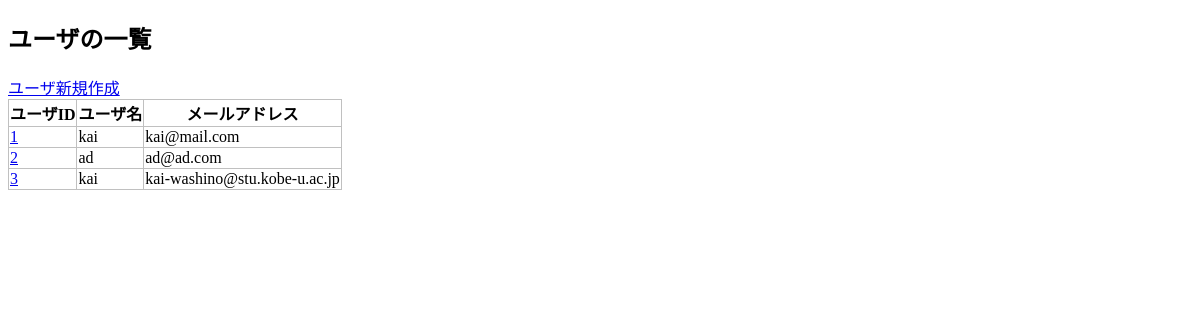
The app's page /crud/users (signed in), older data.
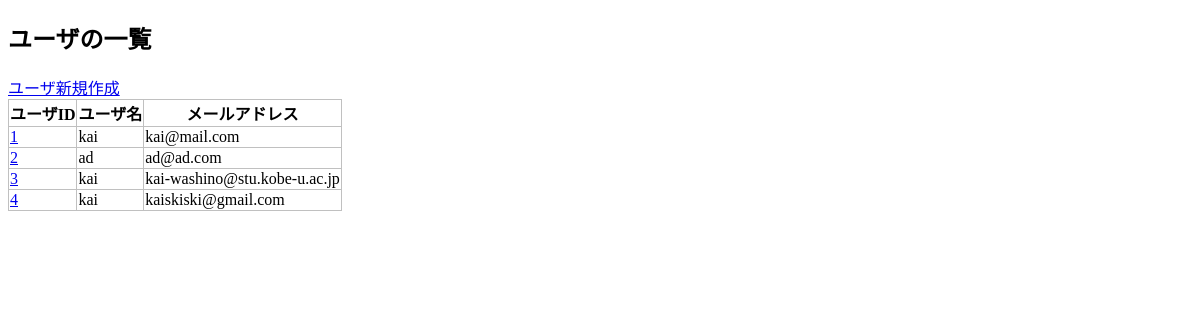
The same page, newer data.
### apps/crud/models.py (models this page shows, shortened)
class User(db.Model, UserMixin):
    __tablename__ = "users"
    id = db.Column(db.Integer, primary_key=True)
    username = db.Column(db.String, index=True)
    email = db.Column(db.String, unique=True, index=True)
    password_hash = db.Column(db.String)
    created_at = db.Column(db.DateTime, default=datetime.now)
    updated_at = db.Column(db.DateTime, default=datetime.now, onupdate=datetime.now)
    user_images = db.relationship(
        "UserImage", backref="user", order_by="desc(UserImage.id)"
    )
    @property
    def password(self):
        raise AttributeError("読み取り不可")

### apps/crud/views.py (the view)
@crud.route("/users")
@login_required
def users():
    users = User.query.all()
    return render_template("crud/index.html", users=users)

### apps/crud/models.py (called while the page is built)
@login_manager.user_loader
def load_user(user_id):
    return User.query.get(user_id)

### apps/crud/templates/crud/index.html (shortened to what this page needs)
{% extends "crud/base.html" %}
{% block content %}
<h2>ユーザの一覧</h2>
<a href="{{ url_for('crud.create_user')}}">ユーザ新規作成</a>
<table>
    <tr>
        <th>ユーザID</th>
        <th>ユーザ名</th>
        <th>メールアドレス</th>
    </tr>
    {% for user in users %}
    <tr>
        <td>
            <a href="{{ url_for('crud.edit_user', user_id=user.id)}}">{{ user.id }}</a>
        </td>
        <td>{{ user.username }}</td>
        <td>{{ user.email }}</td>
    </tr>
    {% endfor %}
</table>
{% endblock %}

### apps/crud/templates/crud/base.html (shortened to what this page needs)
<!DOCTYPE html>
<html lang="ja">
<head>
    <link rel="stylesheet" href="{{ url_for('crud.static', filename='style.css' ) }}" />
</head>
<body>
    {% block content %}{% endblock %}
</body>
</html>

### apps/crud/static/style.css (style rules this page uses)
table { border-collapse: collapse; }
table, th, td { border: 1px solid #c0c0c0; }

Row changes from the older to the newer data that the page shows:
added User: id "4", username "kai", email "kaiskiski@gmail.com"
